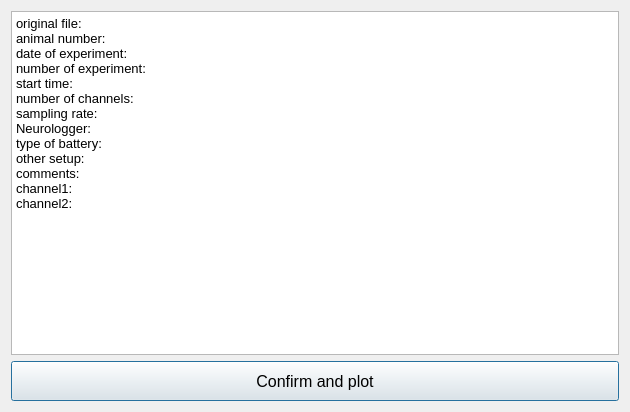
<?xml version="1.0" encoding="UTF-8"?>
<ui version="4.0">
 <class>detail</class>
 <widget class="QDialog" name="detail">
  <property name="geometry">
   <rect>
    <x>0</x>
    <y>0</y>
    <width>630</width>
    <height>412</height>
   </rect>
  </property>
  <property name="windowTitle">
   <string>Detail</string>
  </property>
  <layout class="QVBoxLayout" name="verticalLayout">
   <item>
    <widget class="QPlainTextEdit" name="detailEdit">
     <property name="font">
      <font>
       <family>Microsoft JhengHei UI</family>
       <pointsize>10</pointsize>
      </font>
     </property>
     <property name="plainText">
      <string>original file: 
animal number:
date of experiment:
number of experiment:
start time:
number of channels:
sampling rate:
Neurologger:
type of battery:
other setup:
comments:
channel1:
channel2:</string>
     </property>
    </widget>
   </item>
   <item>
    <widget class="QPushButton" name="confirmBt">
     <property name="minimumSize">
      <size>
       <width>0</width>
       <height>40</height>
      </size>
     </property>
     <property name="font">
      <font>
       <family>Microsoft JhengHei UI</family>
       <pointsize>12</pointsize>
      </font>
     </property>
     <property name="text">
      <string>Confirm and plot</string>
     </property>
    </widget>
   </item>
  </layout>
 </widget>
 <resources/>
 <connections/>
</ui>
